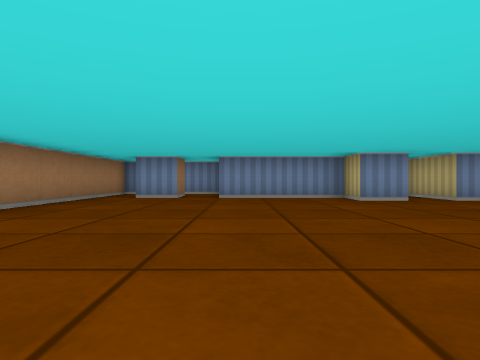
View 1 (above)

16 first-person views from a walk through a cub3D ray-caster map. The camera is about half as high as the walls, looks level and sees 75° across. The floor is counted in squares. Each view is taken from the middle of a square. On the plan, view 1 faces up. The plan holds only what a view shows up to about 9 squares ahead; the rest is blank.

View 2
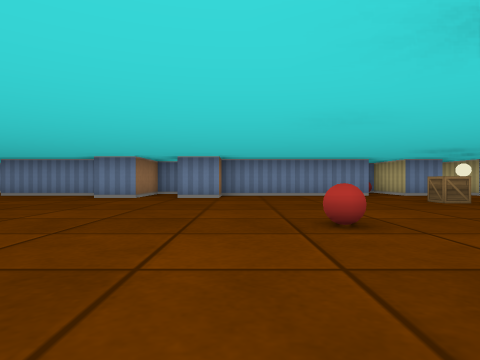

View 3
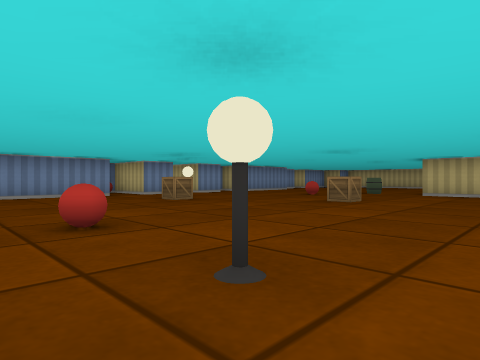

View 4
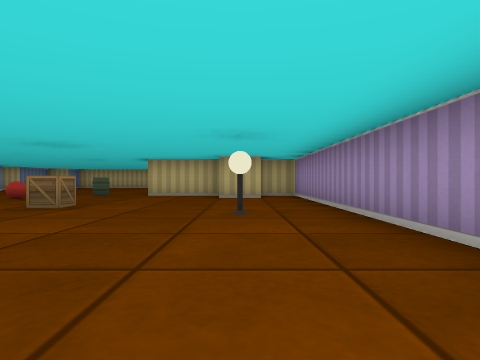

View 5
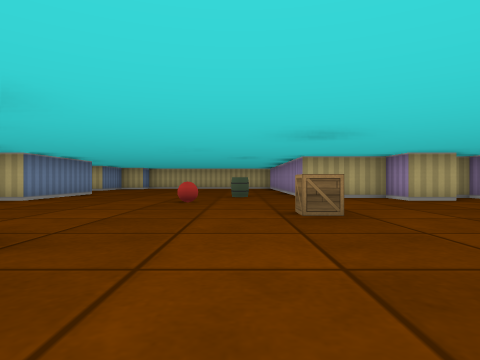

View 6
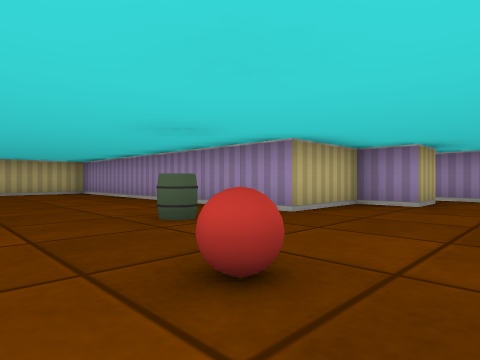

View 7
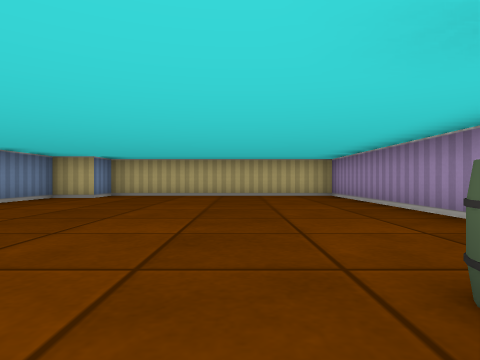

View 8
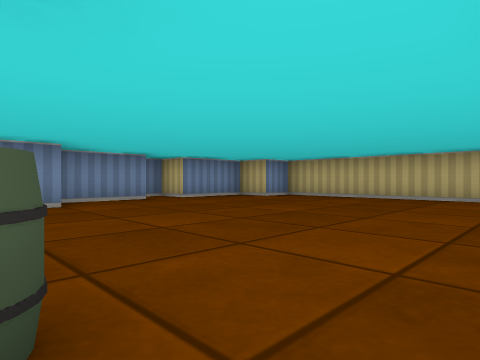

View 9
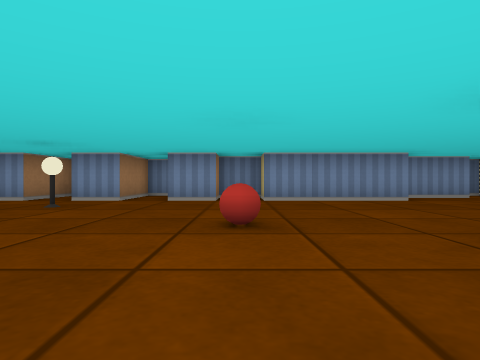

View 10
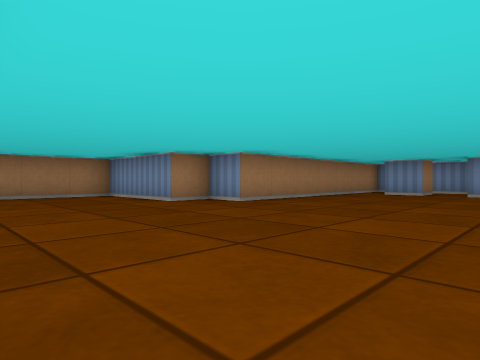

View 11
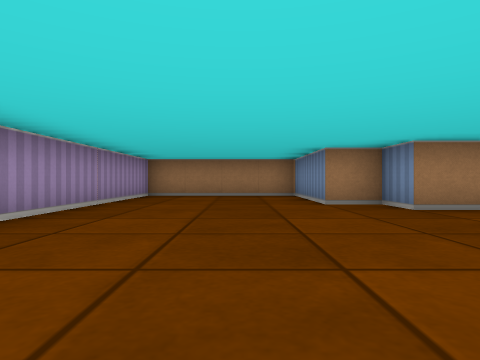

View 12
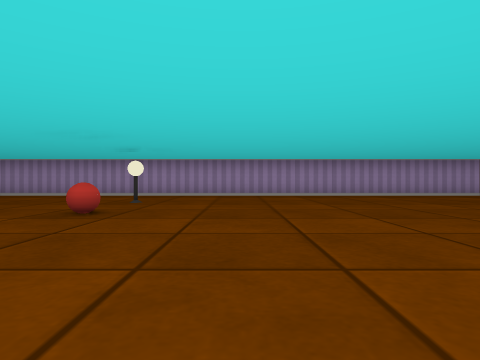

View 13
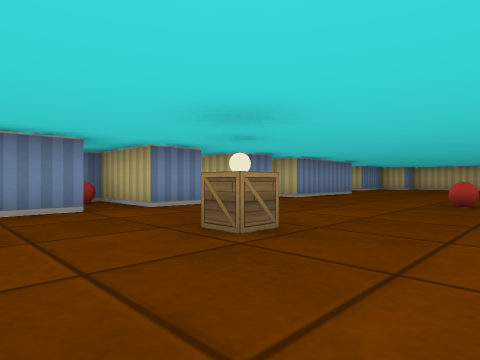

View 14
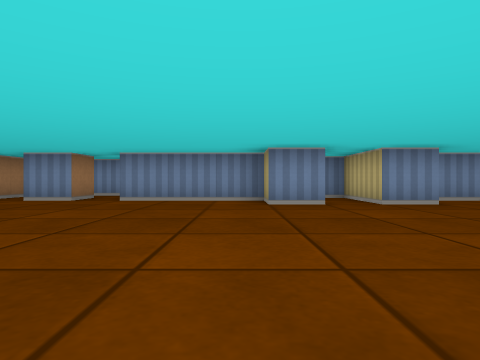

View 15
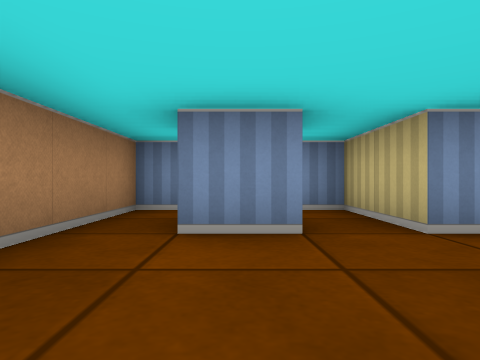

View 16
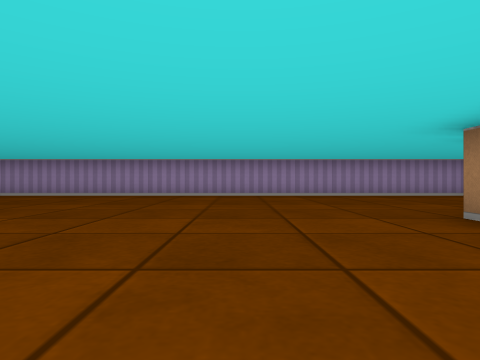

### Floor plan
Points are (right, up) in squares from view 1. A wall is a line through its corners. A room is listed if a view was taken in it or the views show most of it. See-through windows are left out.
Room 1 (views 1, 2, 3, 4, 5, 6, 7, 8, 9, 10, 11, 12, 13, 14, 15, 16)
walls: (9.5, 9.4) (9.5, 7.5) (5.5, 7.5) (5.5, 6.5) (4.5, 6.5) (4.5, 8.5) (4, 8.5); (3.5, 8) (3.5, 6.5) (2.5, 6.5) (2.5, 7.5) (-0.5, 7.5) (-0.5, 9.5) (-3.5, 9.5) (-3.5, 2.5) (-4.5, 2.5) (-4.5, 1.5) (-7.5, 1.5) (-7.5, -2.5) (15.5, -2.5) (15.5, -1.5); (12.1, 9.5) (11.5, 9.5) (11.5, 7.5) (10.5, 7.5) (10.5, 9.5); (14.5, -1.5) (14.5, -0.5) (15.5, -0.5) (15.5, 1.5) (23.5, 1.5) (23.5, 7.5) (22.5, 7.5) (22.5, 8.5) (20.5, 8.5) (20.5, 9.5) (20, 9.5); (17.6, 7.5) (14.5, 7.5) (14.5, 8.5) (13.5, 8.5) (13.5, 7.5) (12.5, 7.5) (12.5, 8.9); (-1.5, 8.5) (-1.5, 7.5) (-2.5, 7.5); (19.6, 8.5) (17.8, 8.5)
objects: lamp (7, 0); ball (7, 2); crate (10, 5); ball (10, 9); lamp (11, -1); lamp (11, 6); crate (12, 2); ball (14, 4); barrel (16, 3)

Positions as (right, up) in squares from view 1, and headings:
1: (0, 0), facing up
2: (6, -1), facing up
3: (6, -1), facing up-right
4: (7, -1), facing right
5: (8, 3), facing right
6: (13, 5), facing down-right
7: (15, 4), facing right
8: (16, 2), facing up-right
9: (14, 1), facing up
10: (1, -2), facing up-left
11: (1, 0), facing left
12: (5, 6), facing down
13: (8, 3), facing up-right
14: (2, 1), facing up
15: (-2, 5), facing up
16: (-1, 6), facing down
